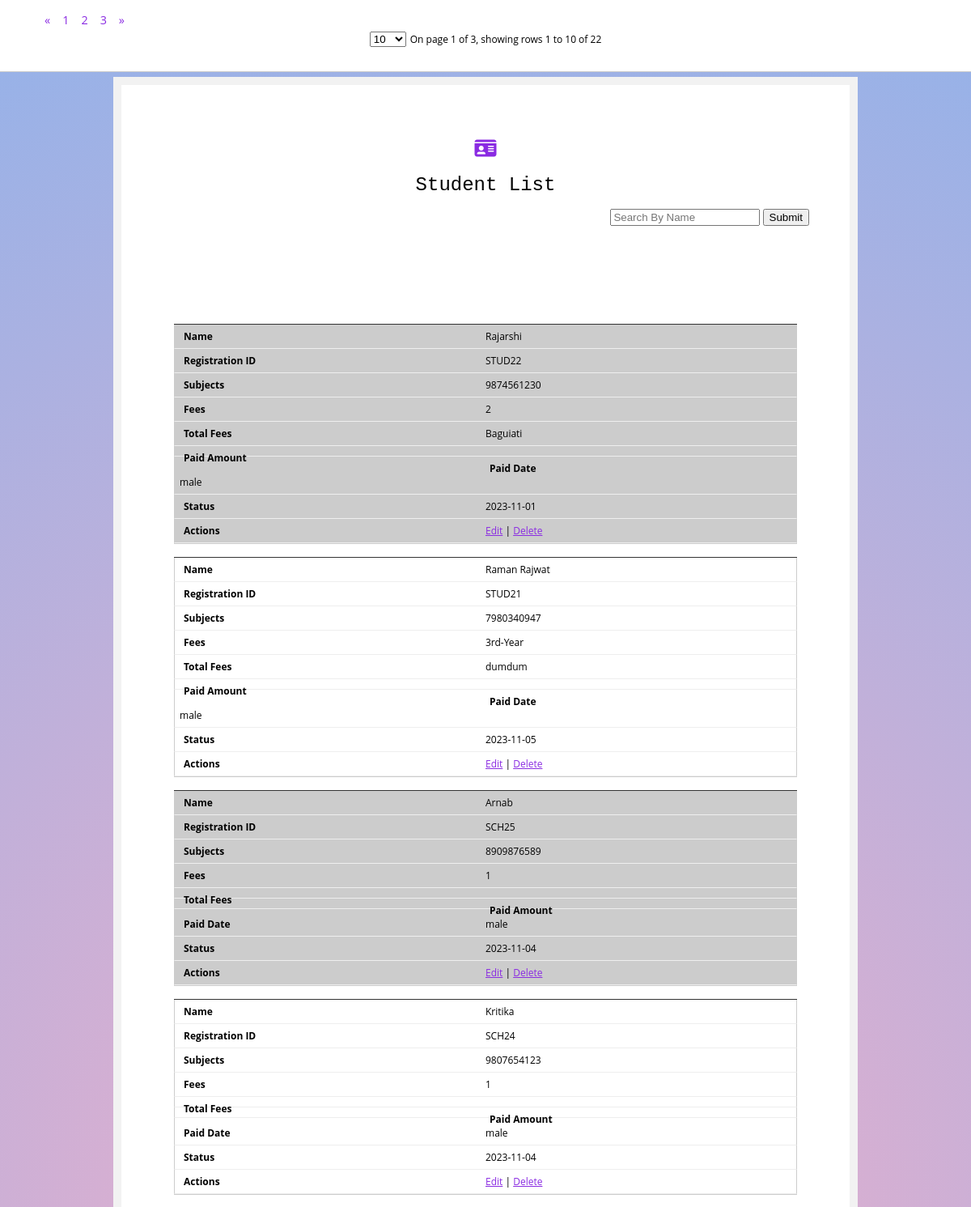
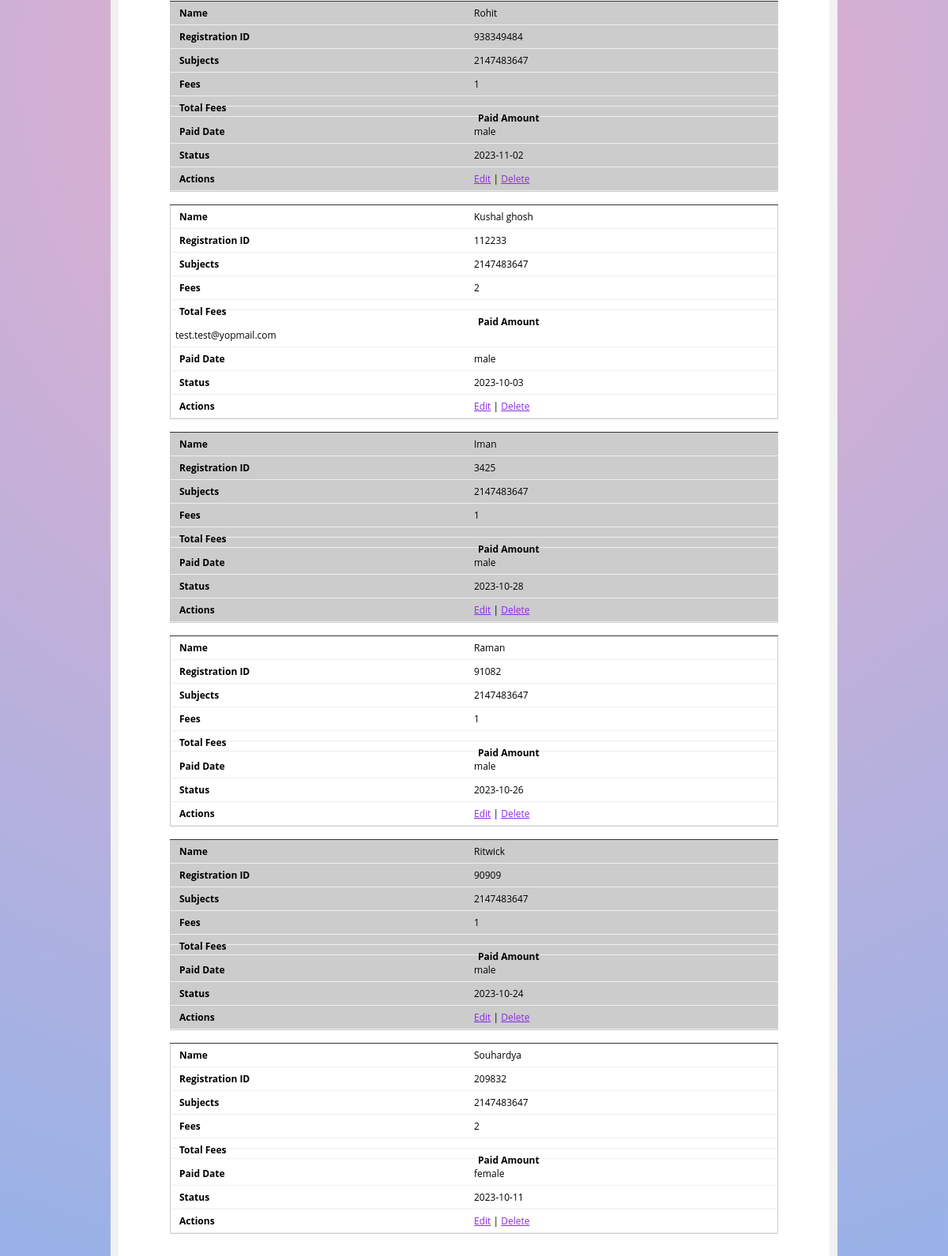
The page /student_list.php on the database as committed earlier (2 pictures, top to bottom).
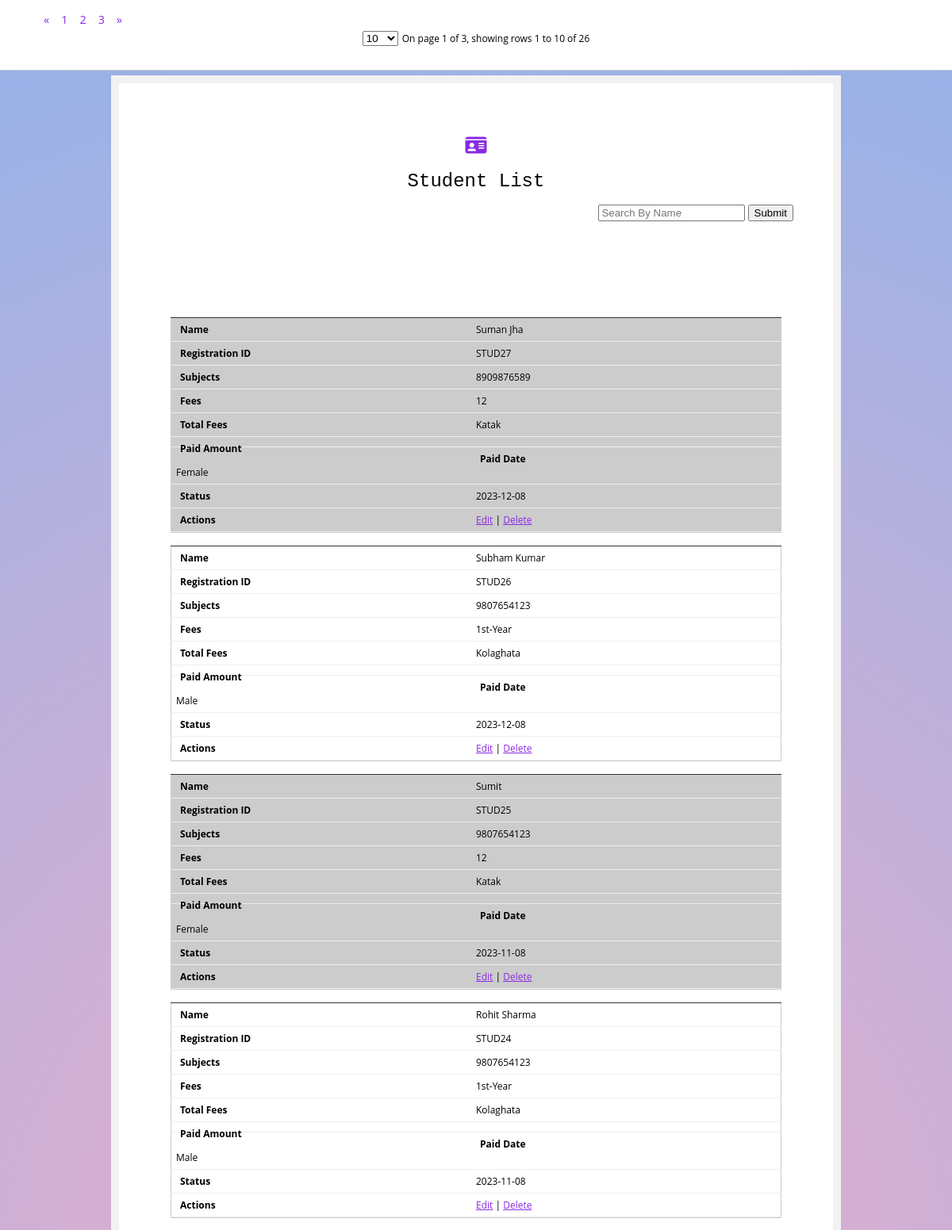
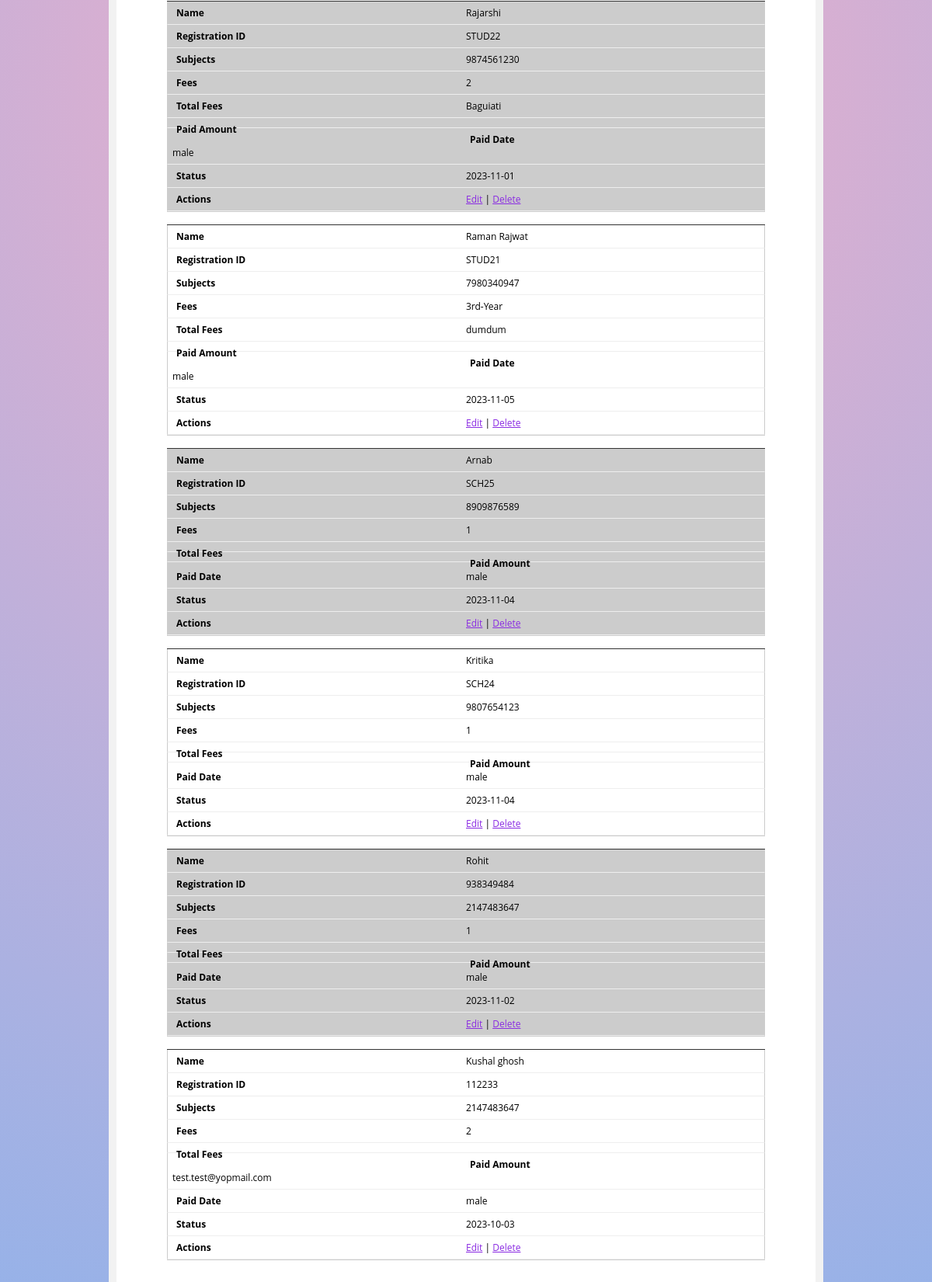
The same page on the database as committed later (2 pictures, top to bottom).
### tables this page shows
CREATE TABLE `student_registration` (
  `Student_id` int(11) NOT NULL,
  `Student_name` varchar(500) NOT NULL,
  `Student_reg_no` varchar(256) NOT NULL,
  `Phone_no` varchar(255) NOT NULL,
  `Address` varchar(1000) NOT NULL,
  `Guardian_phone` varchar(255) NOT NULL,
  `Email` varchar(500) NOT NULL,
  `Gender` varchar(20) NOT NULL,
  `Joining_date` date NOT NULL,
  `Class` varchar(50) NOT NULL,
  `Date_of_birth` date NOT NULL,
  `Status` char(1) NOT NULL DEFAULT 'Y'
);

### student_list.php (the view, shortened to what this page needs)
<?php
include("conn.php");
$sql=mysqli_query($conn,"SELECT * FROM student_registration  WHERE Status='Y' ORDER BY `Student_id` DESC");
?>
<!DOCTYPE html>
<html lang="en">
<head>
    <link rel = "stylesheet" href="https://cdnjs.cloudflare.com/ajax/libs/font-awesome/6.1.1/css/all.min.css" />
    <link rel="stylesheet"  href="student_list.css">
</head>
<body>
<div class="form-box">
  <h1><a href="index.php"><i class="fa-sharp fa-solid fa-id-card"></i></a></h1>
  <h1>Student List</h1>
  <div style="display:flex;justify-content:end;gap:10px">
  <form>
    <input type="search" name="search" value="<?php if(isset($name)) echo $name; ?>" placeholder="Search By Name">
    <input type="submit">
  </form>
   </div>
<div id="DataTable">
  <div id="table_box_bootstrap"></div>
  <table>
    <tbody class="scroll-pane">
        <?php  while($arr=mysqli_fetch_array($sql)){?>
        <tr>
        <td style="cursor:pointer" onclick="window.location.href='student_list_details.php?id=<?php echo $arr['Student_id'] ?>'"><?php echo $arr['Student_name'] ?></td>
        <td><?php echo $arr['Student_reg_no'] ?></td>
        <td><?php echo $arr['Phone_no'] ?></td>
        <td><?php echo $arr['Class'] ?></td>
        <td><?php echo $arr['Address'] ?></td>
        <td><?php echo $arr['Email'] ?></td>
        <td><?php echo $arr['Gender'] ?></td>
        <td><?php echo $arr['Joining_date'] ?></td>
        <td><a href="student_edit.php?stud=<?php echo $arr['Student_id'] ?>">Edit</a> | <a href="student_del.php?stud=<?php echo $arr['Student_id'] ?>">Delete</td>
        </tr>
        <?php } ?>
  </tbody>
</table>
</div>
        </div>
</body>
</html>

### student_list.css (style rules this page uses)
body { counter-reset: my-sec-counter; font-family: 'Open Sans', sans-serif; font-size: 12px; background: rgb(238,174,202); background: radial-gradient(circle, rgba(238,174,202,1) 0%, rgba(148,178,233,1) 100%); margin-top: 95px; }
.form-box { max-width: 800px; margin: auto; padding: 50px; background: #ffffff; border: 10px solid #f2f2f2; }
h1 { text-align: center; font-family:Arial, Helvetica, sans-serif; font: 2em "typewriter", monospace; align-self: center; }
#DataTable { position:relative; padding: 15px; box-sizing: border-box; }
table { width: 100%; border-collapse: collapse; }
td, th { padding: 6px; border: 1px solid #ccc; text-align: left; box-sizing: border-box; }
tr:nth-of-type(odd) { background: #eee; }
@media only screen 
      and (max-width: 760px), (min-device-width: 768px) 
      and (max-device-width: 1024px) { table { margin-top: 106px; } }
@media only screen 
      and (max-width: 760px), (min-device-width: 768px) 
      and (max-device-width: 1024px) { table, thead, tbody, th, td, tr { display: block; } }
@media only screen 
      and (max-width: 760px), (min-device-width: 768px) 
      and (max-device-width: 1024px) { tr { margin: 0 0 1rem 0; overflow: auto; border-bottom: 1px solid #ccc; } }
@media only screen 
      and (max-width: 760px), (min-device-width: 768px) 
      and (max-device-width: 1024px) { tbody tr:before { counter-increment: my-sec-counter; content: ""; background-color:#333; display: block; height: 1px; } }
@media only screen 
      and (max-width: 760px), (min-device-width: 768px) 
      and (max-device-width: 1024px) { tr:nth-child(odd) { background: #ccc; } }
@media only screen 
      and (max-width: 760px), (min-device-width: 768px) 
      and (max-device-width: 1024px) { td { border: none; border-bottom: 1px solid #eee; margin-right: 0%; display: block; border-right: 1px solid #ccc; border-left: 1px solid #ccc; box-sizing:border-box; } }
@media only screen 
      and (max-width: 760px), (min-device-width: 768px) 
      and (max-device-width: 1024px) { td:before { font-weight: bold; width: 50%; float:left; box-sizing:border-box; padding-left: 5px; } }
@media only screen 
      and (max-width: 760px), (min-device-width: 768px) 
      and (max-device-width: 1024px) { td:nth-of-type(1):before { content: "Name"; } }
@media only screen 
      and (max-width: 760px), (min-device-width: 768px) 
      and (max-device-width: 1024px) { td:nth-of-type(2):before { content: "Registration ID"; } }
@media only screen 
      and (max-width: 760px), (min-device-width: 768px) 
      and (max-device-width: 1024px) { td:nth-of-type(3):before { content: "Subjects"; } }
@media only screen 
      and (max-width: 760px), (min-device-width: 768px) 
      and (max-device-width: 1024px) { td:nth-of-type(4):before { content: "Fees"; } }
@media only screen 
      and (max-width: 760px), (min-device-width: 768px) 
      and (max-device-width: 1024px) { td:nth-of-type(5):before { content: "Total Fees"; } }
@media only screen 
      and (max-width: 760px), (min-device-width: 768px) 
      and (max-device-width: 1024px) { td:nth-of-type(6):before { content: "Paid Amount"; } }
@media only screen 
      and (max-width: 760px), (min-device-width: 768px) 
      and (max-device-width: 1024px) { td:nth-of-type(7):before { content: "Paid Date"; } }
@media only screen 
      and (max-width: 760px), (min-device-width: 768px) 
      and (max-device-width: 1024px) { td:nth-of-type(8):before { content: "Status"; } }
@media only screen 
      and (max-width: 760px), (min-device-width: 768px) 
      and (max-device-width: 1024px) { td:nth-of-type(9):before { content: "Actions"; } }
a { color: blueviolet; }

Rows that differ between the two databases and show on the page:
no longer on this page (row unchanged): student_registration: Student_name "Iman", Student_reg_no "3425", Phone_no "2147483647", Class "1", Gender "male", Joining_date "2023-10-28"
no longer on this page (row unchanged): student_registration: Student_name "Raman", Student_reg_no "91082", Phone_no "2147483647", Class "1", Gender "male", Joining_date "2023-10-26"
no longer on this page (row unchanged): student_registration: Student_name "Ritwick", Student_reg_no "90909", Phone_no "2147483647", Class "1", Gender "male", Joining_date "2023-10-24"
no longer on this page (row unchanged): student_registration: Student_name "Souhardya", Student_reg_no "209832", Phone_no "2147483647", Class "2", Gender "female", Joining_date "2023-10-11"
added student_registration: Student_name "Suman Jha", Student_reg_no "STUD27", Phone_no "8909876589", Class "12", Address "Katak", Gender "Female", Joining_date "2023-12-08"
added student_registration: Student_name "Subham Kumar", Student_reg_no "STUD26", Phone_no "9807654123", Class "1st-Year", Address "Kolaghata", Gender "Male", Joining_date "2023-12-08"
added student_registration: Student_name "Sumit", Student_reg_no "STUD25", Phone_no "9807654123", Class "12", Address "Katak", Gender "Female", Joining_date "2023-11-08"
added student_registration: Student_name "Rohit Sharma", Student_reg_no "STUD24", Phone_no "9807654123", Class "1st-Year", Address "Kolaghata", Gender "Male", Joining_date "2023-11-08"
Other text that changed with them:
text written by a page script: "« 1 2 3 » On page 1 of 3, showing rows 1 to 10 of 22" → "« 1 2 3 » On page 1 of 3, showing rows 1 to 10 of 26"
